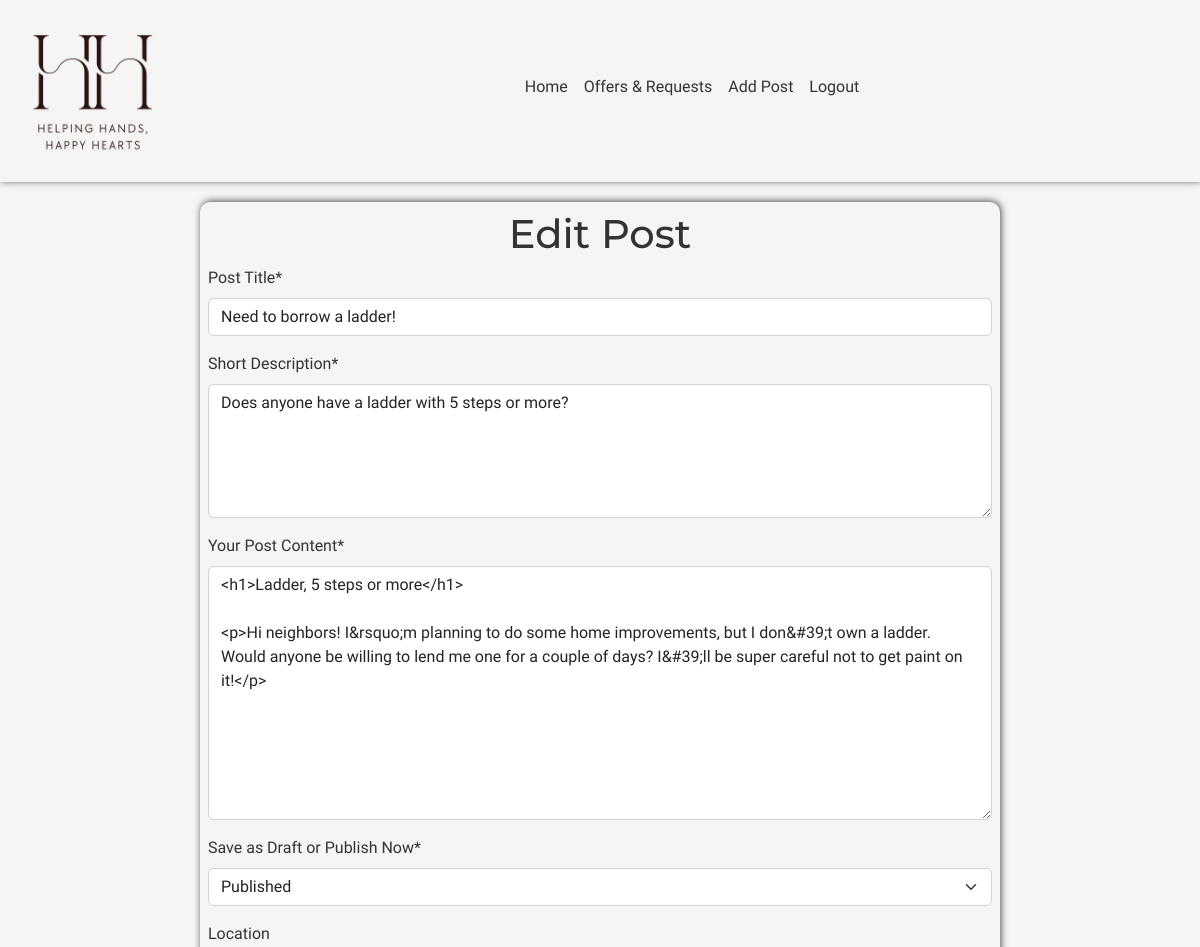
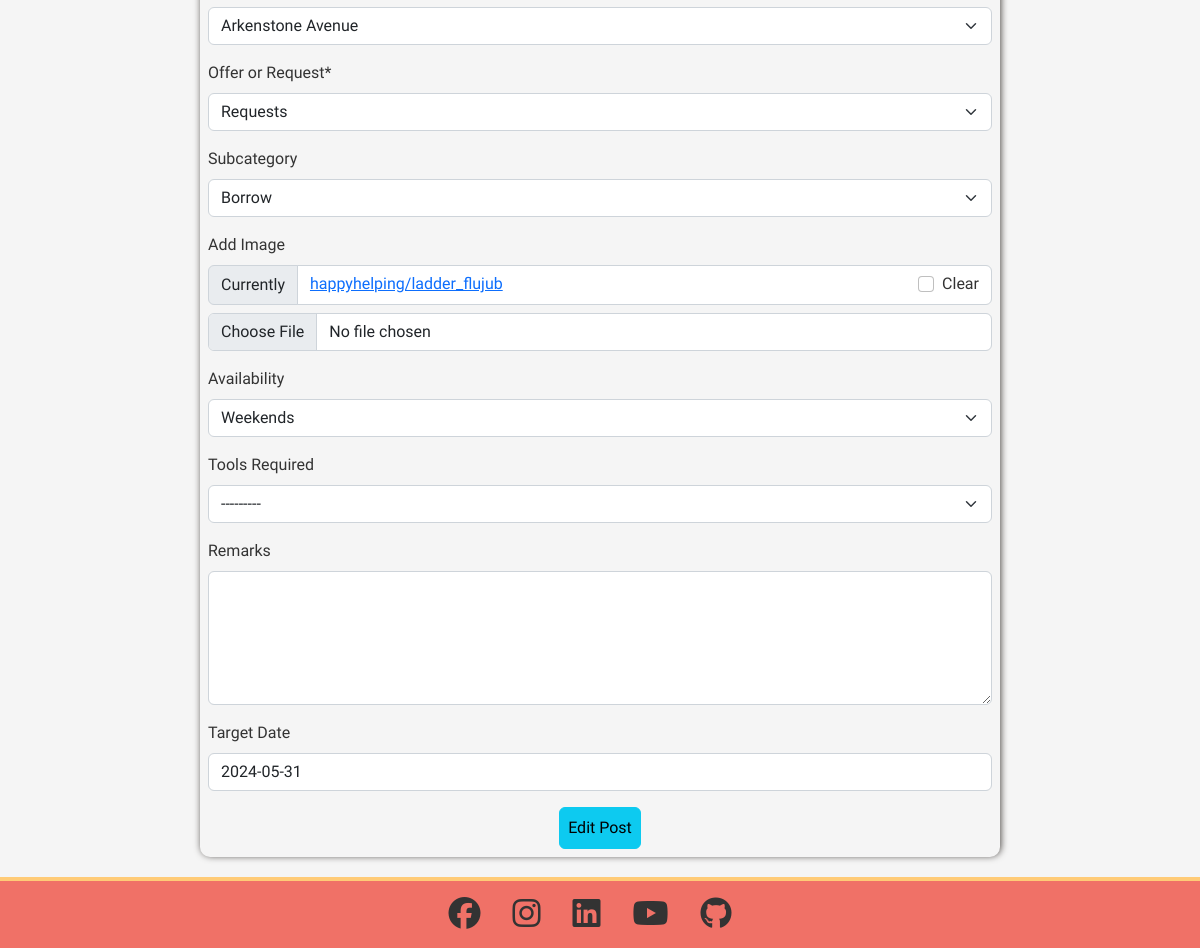
The app's page /board/edit/need-to-borrow-a-ladder/ (signed in) with its own data (2 pictures, top to bottom).
### board/models.py (models this page shows, shortened)
class Post(models.Model):
    author = models.ForeignKey(
        User, related_name="post_owner", on_delete=models.CASCADE
    )
    title = models.CharField(max_length=60, null=False, blank=False)
    slug = AutoSlugField(populate_from="title", always_update=True, unique=True)
    excerpt = models.CharField(max_length=500, null=False, blank=False)
    content = RichTextField(max_length=5000, null=False, blank=False)
    published_date = models.DateTimeField(auto_now_add=True)
    edited_date = models.DateTimeField(auto_now=True)
    status = models.IntegerField(choices=STATUS, default=0)
    location = models.ForeignKey(
        Location,
        related_name="post_location",
        null=True,
        blank=True,
        on_delete=models.SET_NULL
    )
    category = models.ForeignKey(
        Category,
        related_name="post_category",
        null=False,
        blank=False,
        on_delete=models.CASCADE
    )
    subcategory = models.ForeignKey(
        Subcategory,
        related_name="post_subcategory",
        null=True,
        blank=True,
        on_delete=models.SET_NULL
    )
    post_image = ResizedImageField(
        size=[400, None],
        upload_to="happyhelping/",
        null=True,
        blank=True,
        quality=75,
        force_format="webp"
    )
    availability = models.CharField(
        max_length=20,
        choices=AVAILABILITY_CHOICES,
        null=True,
        blank=True
    )
    tools_required = models.CharField(
        max_length=50, choices=TOOLS_REQUIRED, null=True, blank=True
    )
    remarks = models.TextField(max_length=250, null=True, blank=True)
    target_date = models.DateField(null=True, blank=True)
    likes = models.ManyToManyField(User, blank=True, related_name="liked_post")
    bookmarks = models.ManyToManyField(User, blank=True, related_name="bookmarked_post")
    class Meta:
        ordering = ["-published_date"]

class Location(models.Model):
    LOCATION = [
        ("AA", "Arkenstone Avenue"),
        ("BB", "Buckleberry Bend"),
        ("CC", "Cobblestone Crossing"),
        ("EE", "Elderberry End"),
        ("FF", "Foxglove Field"),
        ("HH", "Harvest Hollow"),
        ("MM", "Marigold Mews"),
        ("OO", "Old Oak End"),
        ("PP", "Primrose Path"),
        ("RR", "Redleaf Rise"),
        ("SS", "Shirebrook Springs"),
        ("WW", "Windrush Way"),
    ]
    location = models.CharField(max_length=50, choices=LOCATION)
    def __str__(self):
        return (
            self.get_location_display()
        )  # get_location_display returns "human-readable" value

### board/views.py (the view, shortened to what this page needs)
# urls.py: path("edit/<slug:slug>/", EditPost.as_view(), name="edit_post"),
class EditPost(LoginRequiredMixin, UserPassesTestMixin, UpdateView):
    template_name = "board/edit_post.html"
    model = Post
    form_class = PostForm
    success_url = "/board/"
    def test_func(self):
        return self.request.user == self.get_object().author
    def get_context_data(self, **kwargs):
        kwargs.update({'post': self.object})
        return super(EditPost, self).get_context_data(**kwargs)

### board/forms.py
class PostForm(forms.ModelForm):
    content = RichTextField()
    class Meta:
        model = Post
        fields = [
            "title",
            "excerpt",
            "content",
            "status",
            "location",
            "category",
            "subcategory",
            "post_image",
            "availability",
            "tools_required",
            "remarks",
            "target_date",
        ]
        widgets = {
            "excerpt": forms.Textarea(attrs={"rows": 5}),
            "remarks": forms.Textarea(attrs={"rows": 5}),
        }
        labels = {
            "title": "Post Title",
            "excerpt": "Short Description",
            "content": "Your Post Content",
            "status": "Save as Draft or Publish Now",
            "location": "Location",
            "category": "Offer or Request",
            "subcategory": "Subcategory",
            "post_image": "Add Image",
            "availability": "Availability",
            "tools_required": "Tools Required",
            "remarks": "Remarks",
            "target_date": "Target Date",
        }

### board/models.py (called while the page is built)
    def __str__(self):
        return (
            self.get_category_display()
        )  # get_category_display returns "human-readable" value

    def __str__(self):
        return (
            self.get_subcategory_display()
        )  # get_subcategory_display returns "human-readable" value

### board/templates/board/edit_post.html (shortened to what this page needs)
{% extends 'base.html' %}
{% load i18n %}
{% load crispy_forms_tags %}
{% block content %}
<div class="container-fluid">
    <div class="row">
        <div class="col-xs-12 col-sm-10 col-xl-8 form p-2">
            <form method="POST" enctype="multipart/form-data">
                <h1 class="text-center">Edit Post</h1>
                {{ form|crispy }}
                <div class="text-center">
                    <button type="submit" class="btn btn-info p-2">Edit Post</button>
                </div>
            </form>
        </div>
    </div>
</div>
{% endblock %}

### static/css/base.css (style rules this page uses)
:root { --black: #333333; --off-white: #F5F5F5; --warm-white: #FEF9EF; --coral: #F07167; --blue: #227C9D; --yellow: #FFCB77; --blue-box-shadow: 1px -1px 7px 0 rgba(34, 124, 157, 0.75); --black-box-shadow: 1px -1px 7px 0 #4E4A47; --border: 1px solid #4E4A47; }
* { margin: 0; padding: 0; box-sizing: border-box; font-family: "Work Sans", sans-serif; color: var(--black); }
html, body { height: 100%; }
body { display: flex; flex-direction: column; }
h1, h2, h3, h4, h5, h6 { font-family: "Montserrat", sans-serif; }
.form { margin: 20px auto; box-shadow: var(--black-box-shadow); border-radius: 10px; display: block; }

### records on screen
Post: title "Need to borrow a ladder!", excerpt "Does anyone have a ladder with 5 steps or more?", content "<h1>Ladder, 5 steps or more</h1> <p>Hi neighbors! I&rsquo;m planning to do some home improvements, but I don&#39;t own a ladder. Would anyone be willing to lend me one for a couple of days? I&#39;ll be super careful not to get paint on it!</p>", status "Published", category "Requests", subcategory "Borrow", availability "Weekends", tools_required "---------", target_date "2024-05-31"
Location: location "Arkenstone Avenue"
